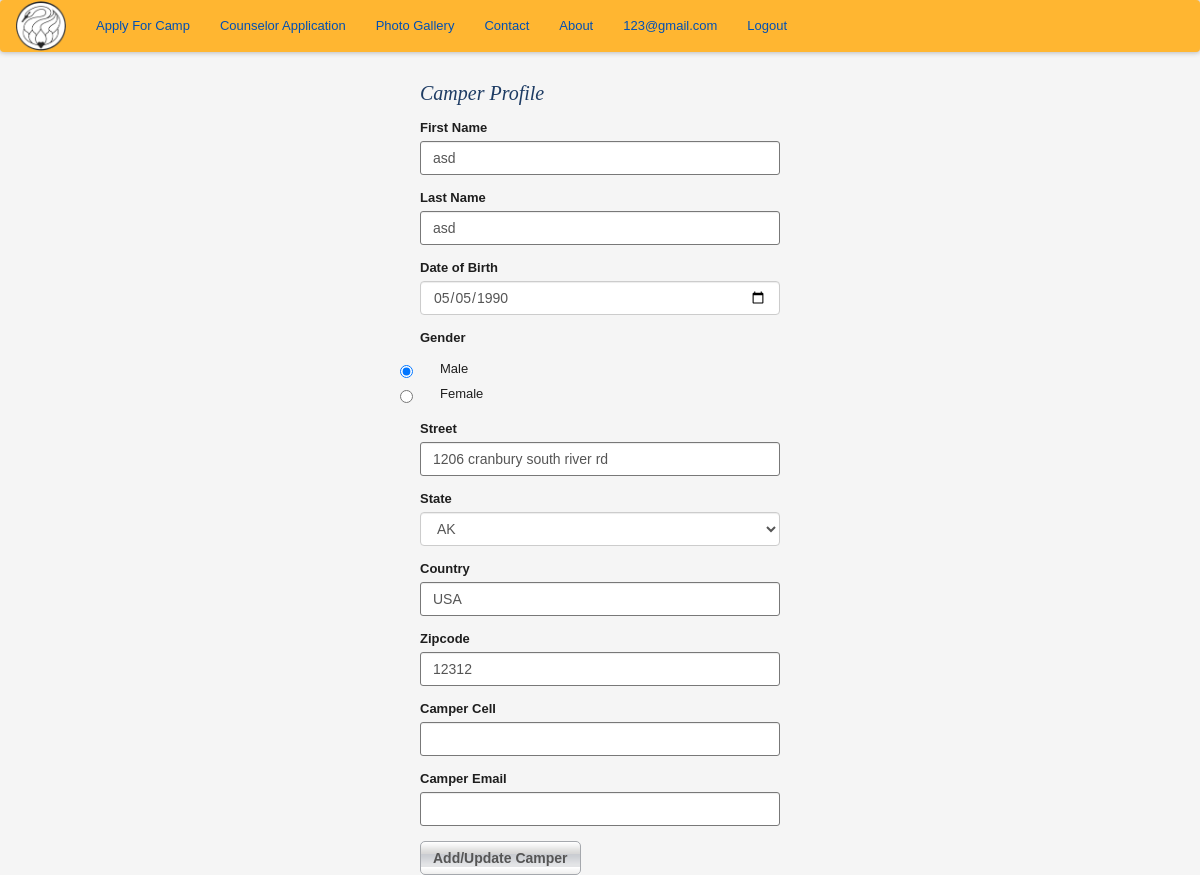
/edit_camper_profile/1 (signed in), run on an earlier commit of the app's database.
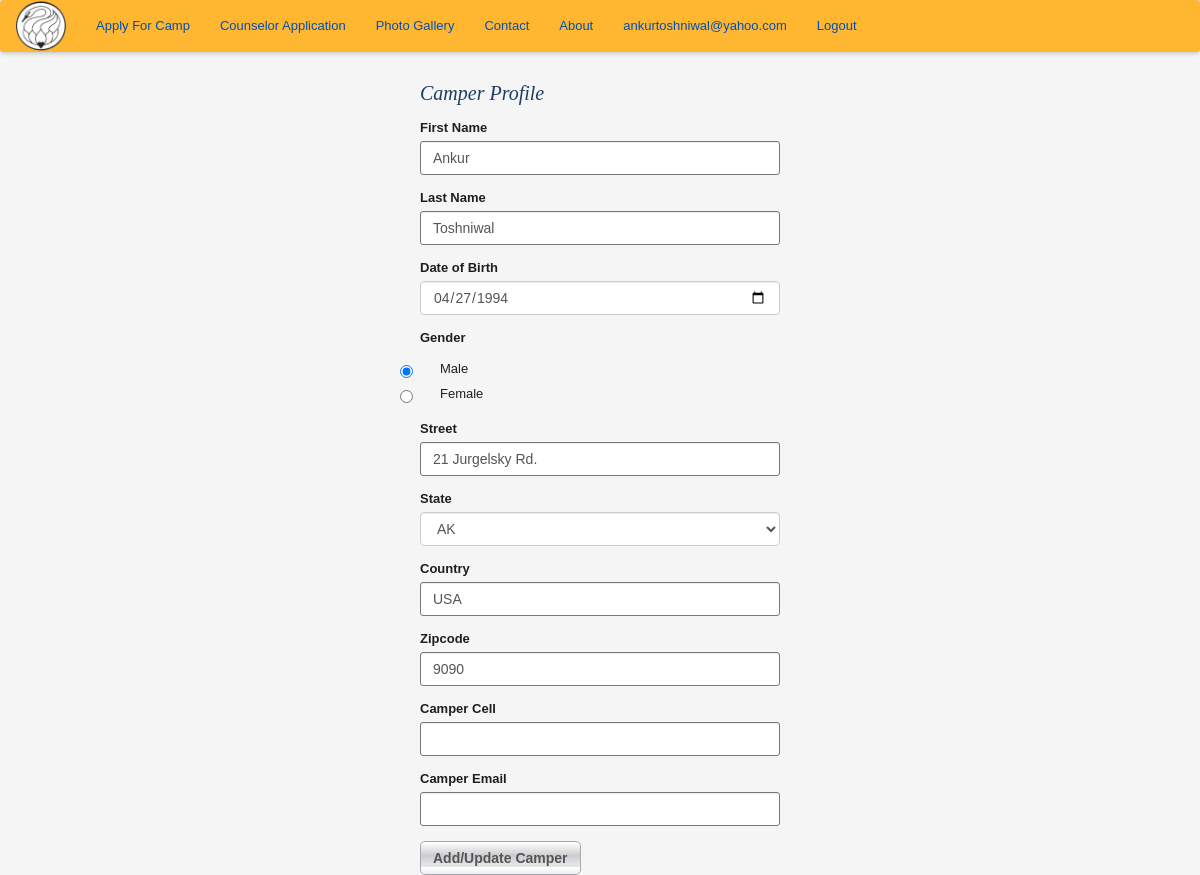
And on a later commit of the database.
### app/models.py (models this page shows, shortened)
class User(UserMixin, db.Model):
    __tablename__ = 'user'
    id = db.Column(db.Integer, primary_key=True)
    email = db.Column(db.String(64), unique=True, index=True)
    password_hash = db.Column(db.String(128))
    parents = db.relationship('Parents', backref='parents', uselist=False)
    @property
    def password(self):
        raise AttributeError('password is not a readable attribute')

class Camper(db.Model):
    __tablename__ = 'camper'
    id = db.Column(db.Integer, primary_key = True)
    fn = db.Column(db.String(64), index=True)
    ln = db.Column(db.String(64), index=True)
    dob = db.Column(db.Date, index = True)
    gender = db.Column(db.String(5))
    street = db.Column(db.String(200))
    state = db.Column(db.String(2))
    country = db.Column(db.String(64))
    zipcode = db.Column(db.String(8))
    campercell = db.Column(db.String(64))
    camperemail = db.Column(db.String(64))
    parents_id = db.Column(db.Integer, db.ForeignKey('parents.id'))

### app/controller.py (the view, shortened to what this page needs)
@app.route('/edit_camper_profile/<int:camper_id>', methods=['GET','POST'])
@login_required
def edit_camper(camper_id):
    camper = Camper.query.get(camper_id)
    form = UpdateCamperProfileForm(obj=camper)
    errors = None
    return render_template('camper_profile.html', form=form, errors=errors)

### app/forms.py
class UpdateCamperProfileForm(FlaskForm):
    fn = StringField('First Name', validators=[Required()])
    ln = StringField('Last Name', validators=[Required()])
    dob = DateField('Date of Birth', validators=[Required()])
    gender = RadioField(choices=[('M', 'Male'),('F', 'Female')], validators=[Required()])
    street = StringField('Street', validators=[Required()])
    state = SelectField('State', choices = STATES, validators=[Required()])
    country = StringField('Country', default = "USA", validators=[Required()])
    zipcode = StringField('Zipcode', validators=[Required()])
    campercell = StringField('Camper Cell', validators=[Optional()])
    camperemail = StringField('Camper Email', validators=[Optional(),Email()])
    submit = SubmitField('Add/Update Camper')

### app/models.py (called while the page is built)
@login_manager.user_loader
def load_user(user_id):
    return User.query.filter_by(email=user_id).first()

### app/templates/camper_profile.html (shortened to what this page needs)
{% extends "base_templates/base.html" %}
{% import "bootstrap/wtf.html" as wtf %}
\{% block content %}
    <div class= "container">
        <div class="row">
            <div class= "col-md-offset-4 col-md-4">
                <h1> Camper Profile </h1>
                    {{ wtf.quick_form(form) }}
            </div>
        </div>
    </div>
{% endblock %}

### app/templates/base_templates/nav.html
<nav class="navbar navbar-dark">
  <a class="navbar-brand" href="{{ url_for('home') }}"><img style="width: 50px;" src="static/images/hhsclogo.png"></a>
  <ul class="nav navbar-nav">
    <li class="nav-item">
      <a class="nav-link" href="{{ url_for('auth.create_account') }}">Apply For Camp</a>
    </li>
    <li class="nav-item">
      <a class="nav-link" href="#">Counselor Application</a>
    </li>
    <li>
      <a>Photo Gallery</a>
    </li>
    <li>
      <a>Contact</a>
    </li>
    <li>
      <a>About</a>
    </li>
    {% if current_user.is_authenticated() %}
    <li class="nav-item pull-right">
      <a href="{{url_for('auth.logout')}}">Logout</a>
    </li>
    <li class= "nav-item pull-right">
      <a href="{{url_for('dashboard')}}">{{ current_user.email }}</a>
    </li>
    {% endif %}
  </ul>
</nav>

What changed in the data, as far as the page shows it:
changed User: email "123@gmail.com" → "ankurtoshniwal@yahoo.com"
changed Camper "☑ Male ☐ Female": fn "asd" → "Ankur"; ln "asd" → "Toshniwal"; dob "05/05/1990" → "04/27/1994"; street "1206 cranbury south river rd" → "21 Jurgelsky Rd."; zipcode "12312" → "9090"
